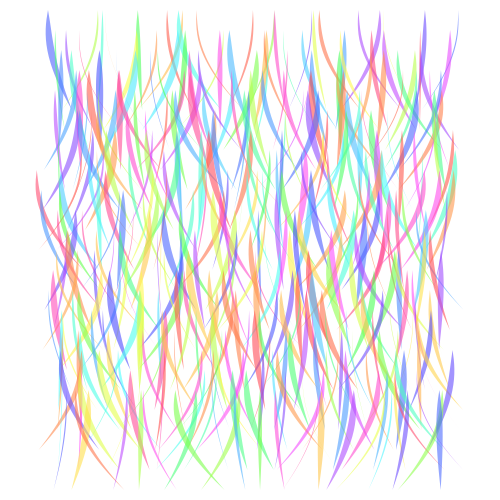
Frame 1 (no input)
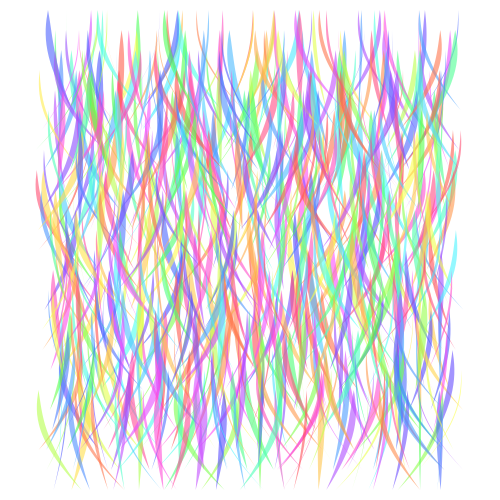
Frame 2 (the mouse pressed at the canvas centre, redrawn once)

The Processing sketch that drew these frames (run headless with seeded random() and noise(); the mouse was pressed at the canvas centre and the sketch redrawn once):

// Processing sketch: bezier_test
// ── bezier_test.pde
void setup() {
  size( 500, 500 );
  background( 255 );
  smooth();
  noLoop();
  colorMode( HSB, 360, 100, 100, 100 );
}
 
void draw() {
   
  int repeatNum = 20;
  int shapePitch = 20;
  int shapeSize = 100;
   
  int pitchWidth = shapePitch * ( repeatNum - 1 );
  int leftX = ( width - pitchWidth ) / 2;
 
  for( int i = 0; i < repeatNum; i++ ) {
    for( int j = 0; j < repeatNum; j++ ) {
      float drawPointX = leftX + j * shapePitch;
      float drawPointY = leftX + i * shapePitch;
       
      float colorHue = random( 360 );
      fill( colorHue, 70, 100, 60 );
      noStroke();
      drawShape( drawPointX, drawPointY, shapeSize );
    }
  }
 
}
 
void drawShape( float centerX, float centerY, int drawSize ) {
 
  float tmpX = random( -drawSize/4, drawSize/4 );
  float yuragiX = random( 5 );
   
  float topX = centerX + tmpX;
  float bottomX = centerX - tmpX;
 
  beginShape();
  vertex( topX, centerY - drawSize/2 );
  bezierVertex( topX + yuragiX, centerY - drawSize/4,
                topX + yuragiX, centerY,
                bottomX, centerY + drawSize/2 );
  bezierVertex( topX - yuragiX, centerY,
                topX - yuragiX, centerY - drawSize/4,
                topX, centerY - drawSize/2 );
  endShape();
 
}
